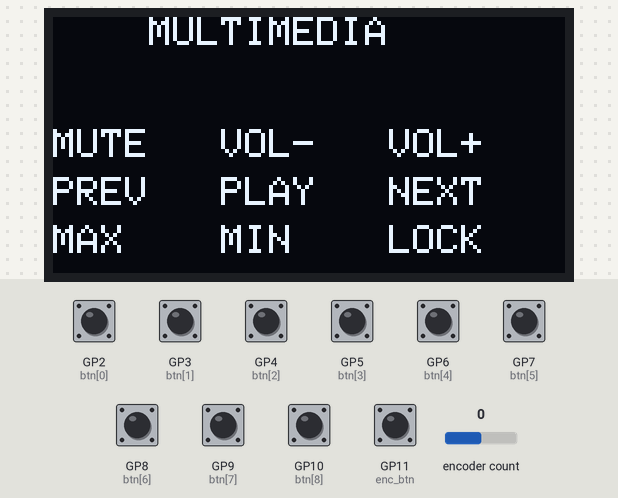
A program run on a simulated Raspberry Pi Pico running CircuitPython. Parts: 128×64 one-colour display. The test bench sets the inputs (shaded band); at power-on: GP2 (btn[0]), GP3 (btn[1]), GP4 (btn[2]), GP5 (btn[3]), GP6 (btn[4]), GP7 (btn[5]), GP8 (btn[6]), GP9 (btn[7]), GP10 (btn[8]), GP11 (enc_btn) HIGH, encoder count 0. USB keyboard and mouse output is not drawn.

Above: at 1.3 s.
1.4 s: GP2 (btn[0]) pulled LOW for 0.15 s
At 2.0 s:
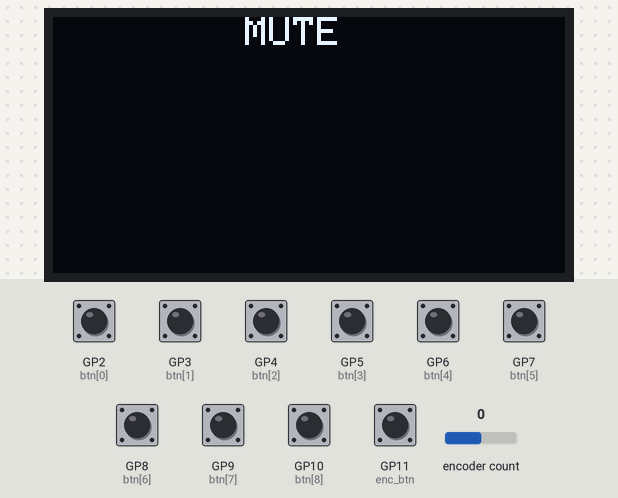
3.6 s: GP3 (btn[1]) pulled LOW for 0.15 s
At 4.2 s:
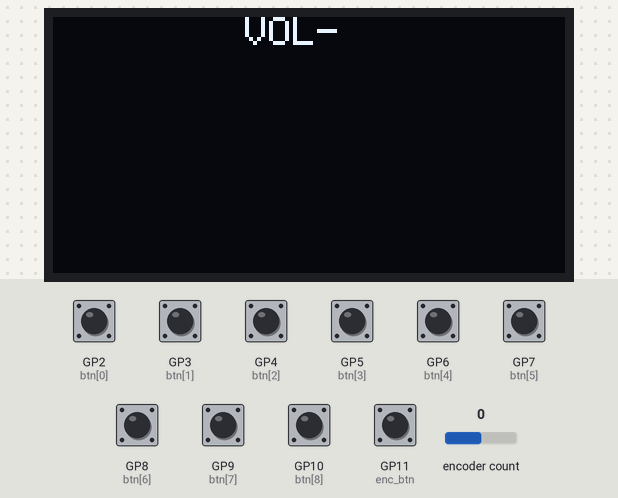
5.8 s: GP5 (btn[3]) pulled LOW for 0.15 s
At 6.4 s:
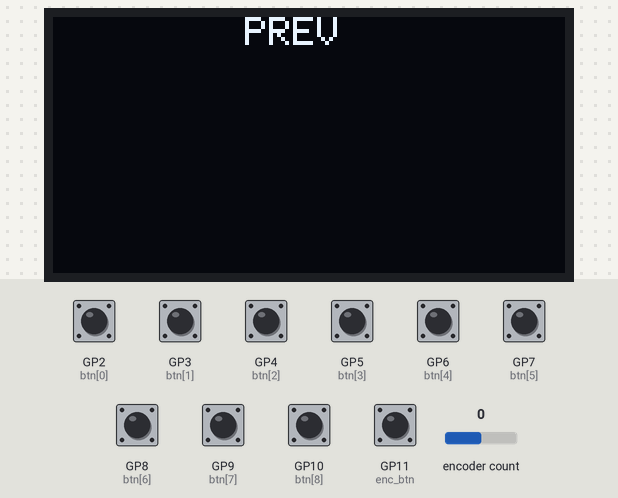
8.0 s: GP6 (btn[4]) pulled LOW for 0.15 s
At 8.6 s:
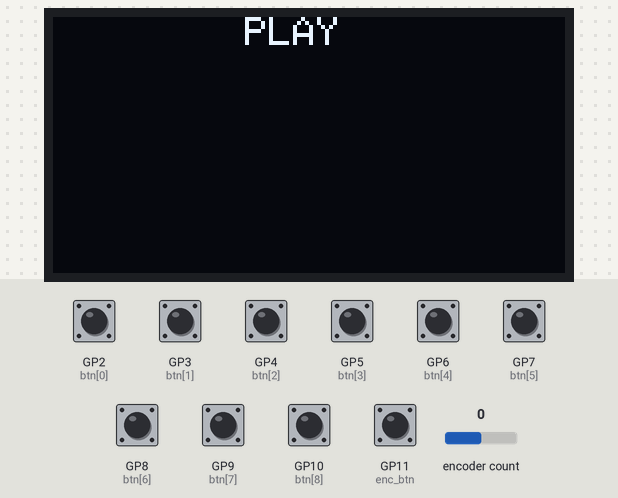
10.2 s: GP7 (btn[5]) pulled LOW for 0.15 s
At 10.8 s:
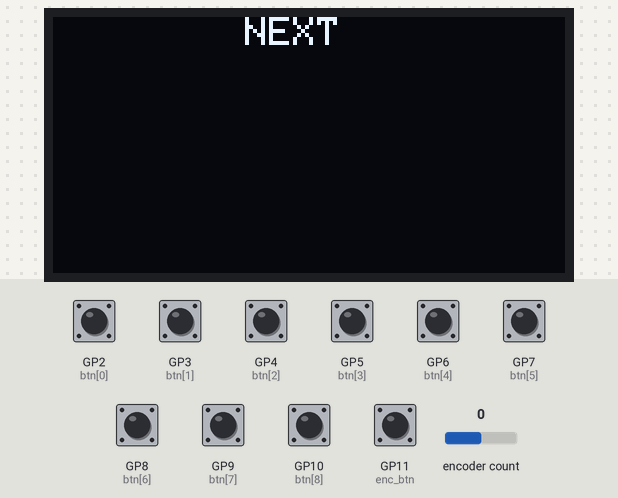
12.4 s: GP8 (btn[6]) pulled LOW for 0.15 s
At 13.0 s:
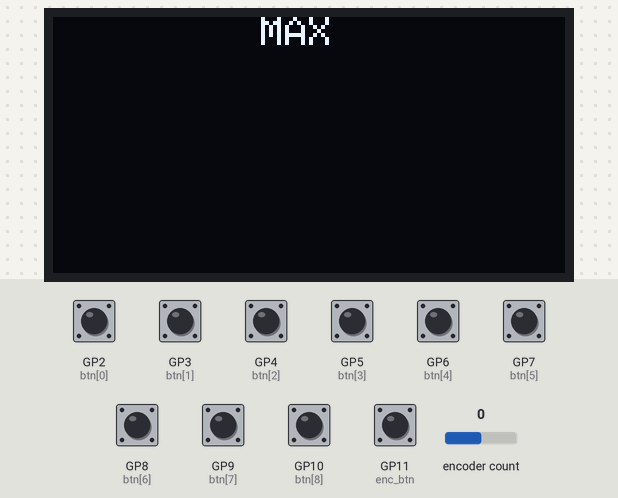
Timing chart, 0 to 15.4 s (numbered marks = the images above; inputs shaded):
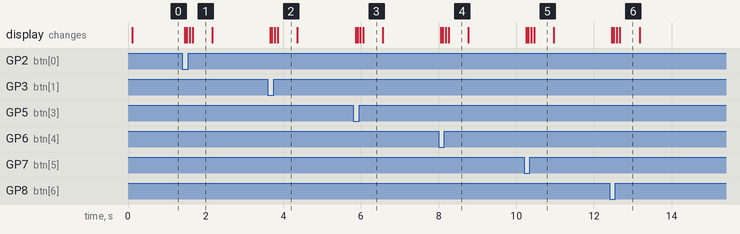

Measured:
- after the input at 1.4 s, the display: first changes after 0.06 s (image 1 shows a later state)
- after the input at 3.6 s, the display: first changes after 0.06 s (image 2 shows a later state)
- after the input at 5.8 s, the display: first changes after 0.06 s (image 3 shows a later state)
- after the input at 8.0 s, the display: first changes after 0.06 s (image 4 shows a later state)
- after the input at 10.2 s, the display: first changes after 0.06 s (image 5 shows a later state)
- after the input at 12.4 s, the display: first changes after 0.06 s (image 6 shows a later state)
- what the display in image 1 shows lasts 0.5 s, from 1.7 s to 2.2 s

The program:

code.py
```python
import board
import busio
import rotaryio
import usb_hid
import time

from digitalio import DigitalInOut, Direction, Pull

import adafruit_ssd1306
from adafruit_hid.keyboard import Keyboard
from adafruit_hid.keycode import Keycode
from adafruit_hid.consumer_control import ConsumerControl
from adafruit_hid.consumer_control_code import ConsumerControlCode
from adafruit_hid.keyboard_layout_us import KeyboardLayoutUS

# =============================
# HID SETUP
# =============================

kbd = Keyboard(usb_hid.devices)
layout = KeyboardLayoutUS(kbd)
cc = ConsumerControl(usb_hid.devices)

MEDIA = 1
KEY = 2
WRITE = 3

MODE_NORMAL = 0
MODE_PAGE_SELECT = 1

current_mode = MODE_NORMAL

# =============================
# BUTTONS
# =============================

pins = [
    board.GP2, board.GP3, board.GP4,
    board.GP5, board.GP6, board.GP7,
    board.GP8, board.GP9, board.GP10,
]

buttons = []

for p in pins:
    btn = DigitalInOut(p)
    btn.direction = Direction.INPUT
    btn.pull = Pull.UP
    buttons.append(btn)

button_state = [False]*9

# =============================
# EC11 BUTTON
# =============================

enc_btn = DigitalInOut(board.GP11)
enc_btn.direction = Direction.INPUT
enc_btn.pull = Pull.UP

last_enc_btn = True

# =============================
# DISPLAY
# =============================

i2c = busio.I2C(scl=board.GP1, sda=board.GP0)

display = adafruit_ssd1306.SSD1306_I2C(
    128, 64, i2c, addr=0x3C
)

# =============================
# ENCODER
# =============================

encoder = rotaryio.IncrementalEncoder(board.GP18, board.GP19)
last_position = encoder.position

# =============================
# WRITE TEXT
# =============================

def write_text(text):
    layout.write(text)

# =============================
# STREAMDECK VISUALS
# =============================

def click_anim():
    for _ in range(2):
        display.invert(True)
        time.sleep(0.05)
        display.invert(False)
        time.sleep(0.05)

def show_action(label, action):

    display.fill(0)

    x = (128-(len(label)*8))//2
    display.text(label, x, 0, 2)

    if isinstance(action, str):
        cmd = action[:18]
        x = (128-(len(cmd)*6))//2
        display.text(cmd, x, 40, 1)

    display.show()

# =============================
# PAGES
# =============================

pages = [

# MULTIMEDIA
[
([ConsumerControlCode.MUTE],"MUTE",MEDIA),
([ConsumerControlCode.VOLUME_DECREMENT],"VOL-",MEDIA),
([ConsumerControlCode.VOLUME_INCREMENT],"VOL+",MEDIA),
([ConsumerControlCode.SCAN_PREVIOUS_TRACK],"PREV",MEDIA),
([ConsumerControlCode.PLAY_PAUSE],"PLAY",MEDIA),
([ConsumerControlCode.SCAN_NEXT_TRACK],"NEXT",MEDIA),
([Keycode.GUI,Keycode.UP_ARROW],"MAX",KEY),
([Keycode.GUI,Keycode.DOWN_ARROW],"MIN",KEY),
([Keycode.GUI,Keycode.L],"LOCK",KEY),
],
# MEDIA WEB 🌐 (YouTube / Spotify Web / Twitch)
[
([Keycode.K],"PLAY",KEY),                 # Play / Pause
([Keycode.SHIFT,Keycode.P],"PREV",KEY),   # Previous video
([Keycode.SHIFT,Keycode.N],"NEXT",KEY),   # Next video

([Keycode.J],"BACK10",KEY),               # -10 sec
([Keycode.L],"FWD10",KEY),                # +10 sec
([Keycode.M],"MUTE",KEY),                 # Mute video

([Keycode.F],"FULL",KEY),                 # Fullscreen
([Keycode.C],"CAPTION",KEY),              # Subtitles
([Keycode.T],"THEATER",KEY),              # Theater mode
],
# CODE
[
([Keycode.CONTROL,Keycode.S],"SAVE",KEY),
([Keycode.CONTROL,Keycode.Z],"UNDO",KEY),
([Keycode.CONTROL,Keycode.Y],"REDO",KEY),
([Keycode.CONTROL,Keycode.C],"COPY",KEY),
([Keycode.CONTROL,Keycode.V],"PASTE",KEY),
([Keycode.CONTROL,Keycode.X],"CUT",KEY),
([Keycode.CONTROL,Keycode.F],"FIND",KEY),
([Keycode.CONTROL,Keycode.SHIFT,Keycode.P],"CMD",KEY),
([Keycode.F5],"RUN",KEY),
],

# BROWSER
[
([Keycode.CONTROL,Keycode.T],"NEW",KEY),
([Keycode.CONTROL,Keycode.W],"CLOSE",KEY),
([Keycode.CONTROL,Keycode.TAB],"NEXT",KEY),
([Keycode.CONTROL,Keycode.SHIFT,Keycode.TAB],"PREV",KEY),
([Keycode.CONTROL,Keycode.L],"URL",KEY),
([Keycode.CONTROL,Keycode.R],"REFRESH",KEY),
([Keycode.CONTROL,Keycode.D],"FAV",KEY),
([Keycode.CONTROL,Keycode.SHIFT,Keycode.N],"PRIVATE",KEY),
([Keycode.F11],"FULL",KEY),
],

# WINDOWS
[
([Keycode.GUI,Keycode.D],"DESKTOP",KEY),
([Keycode.GUI,Keycode.TAB],"TASK",KEY),
([Keycode.ALT,Keycode.TAB],"ALT",KEY),
([Keycode.GUI,Keycode.E],"FILES",KEY),
([Keycode.GUI,Keycode.R],"RUN",KEY),
([Keycode.GUI,Keycode.I],"SET",KEY),
([Keycode.GUI,Keycode.P],"SCREEN",KEY),
([Keycode.GUI,Keycode.SHIFT,Keycode.S],"SNIP",KEY),
([Keycode.CONTROL,Keycode.SHIFT,Keycode.ESCAPE],"TASKMGR",KEY),
],

# STREAM
[
([Keycode.F13],"SC1",KEY),
([Keycode.F14],"SC2",KEY),
([Keycode.F15],"SC3",KEY),
([Keycode.F16],"START",KEY),
([Keycode.F17],"STOP",KEY),
([Keycode.F18],"MIC",KEY),
([Keycode.F19],"CAM",KEY),
([Keycode.F20],"CLIP",KEY),
([Keycode.F21],"MARK",KEY),
],

# GIT STREAMDECK 🔥
[
("git add .","ADD",WRITE),
("git commit -m \"\"","COMMIT",WRITE),
("git push","PUSH",WRITE),
("git pull","PULL",WRITE),
("code .","CODE",WRITE),
([Keycode.CONTROL,Keycode.GRAVE_ACCENT],"TERM",KEY),
("git status","STATUS",WRITE),
("clear","CLEAR",WRITE),
([Keycode.ESCAPE],"ESC",KEY),
],

# SQL SERVER 🔥
[
("EXEC ","EXEC",WRITE),
("SELECT TOP 100 * FROM ","SELECT",WRITE),
("INSERT INTO  VALUES ();","INSERT",WRITE),
("UPDATE  SET  WHERE ;","UPDATE",WRITE),
("DELETE FROM  WHERE ;","DELETE",WRITE),
("BEGIN TRANSACTION","BEGIN",WRITE),
("COMMIT","COMMIT",WRITE),
("ROLLBACK","ROLL",WRITE),
("SELECT GETDATE();","DATE",WRITE),
],

]

page_names=[
"MULTIMEDIA",
"MEDIA WEB",
"CODE",
"BROWSER",
"WINDOWS",
"STREAM",
"GIT",
"SQL",
]

current_page=0
page_selector_index=0

# =============================
# DRAW MENU
# =============================

def draw():

    display.fill(0)

    if current_mode==MODE_NORMAL:

        title=page_names[current_page]
        x=(128-(len(title)*8))//2
        display.text(title,x,0,2)

        y=28
        x=0

        for i,key in enumerate(pages[current_page]):
            display.text(key[1],x,y,1)
            x+=42
            if (i+1)%3==0:
                x=0
                y+=12

    else:

        center_y=28

        for offset in range(-1,2):

            index=page_selector_index+offset
            if index<0 or index>=len(page_names):
                continue

            name=page_names[index]

            if offset==0:
                x=(128-(len(name)*8))//2
                display.text(name,x,center_y,2)
            else:
                y=center_y+(offset*16)
                x=(128-(len(name)*6))//2
                display.text(name,x,y,1)

    display.show()

draw()

# =============================
# MAIN LOOP
# =============================

while True:

    # EC11 CLICK
    if not enc_btn.value and last_enc_btn:

        if current_mode==MODE_NORMAL:
            current_mode=MODE_PAGE_SELECT
            page_selector_index=current_page
        else:
            current_page=page_selector_index
            current_mode=MODE_NORMAL

        draw()
        time.sleep(0.25)

    last_enc_btn=enc_btn.value

    # ENCODER
    position=encoder.position

    if position!=last_position:

        diff=position-last_position

        if current_mode==MODE_NORMAL:
            cc.send(
                ConsumerControlCode.VOLUME_INCREMENT
                if diff>0 else
                ConsumerControlCode.VOLUME_DECREMENT
            )
        else:
            page_selector_index+=diff
            page_selector_index=max(0,min(page_selector_index,len(pages)-1))
            draw()

        last_position=position

    # BUTTONS
    if current_mode==MODE_NORMAL:

        for i,btn in enumerate(buttons):

            pressed=not btn.value

            if pressed and not button_state[i]:

                action,label,mode=pages[current_page][i]

                show_action(label,action)
                click_anim()

                try:
                    if mode==KEY:
                        kbd.send(*action)
                    elif mode==MEDIA:
                        cc.send(action[0])
                    elif mode==WRITE:
                        write_text(action)
                except:
                    pass

                time.sleep(0.35)
                draw()

                button_state[i]=True

            if not pressed and button_state[i]:

                action,_,mode=pages[current_page][i]

                try:
                    if mode==KEY:
                        kbd.release(*action)
                except:
                    pass

                button_state[i]=False
```
